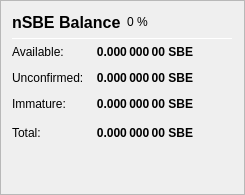
                   <widget class="QFrame" name="frame_ZerocoinBalances">
                    <property name="frameShape">
                     <enum>QFrame::StyledPanel</enum>
                    </property>
                    <property name="frameShadow">
                     <enum>QFrame::Raised</enum>
                    </property>
                    <layout class="QVBoxLayout" name="verticalLayout_7">
                     <item>
                      <layout class="QHBoxLayout" name="horizontalLayout_8" stretch="0,0,0">
                       <item>
                        <widget class="QLabel" name="label_5z_3">
                         <property name="minimumSize">
                          <size>
                           <width>0</width>
                           <height>20</height>
                          </size>
                         </property>
                         <property name="font">
                          <font>
                           <pointsize>12</pointsize>
                           <weight>75</weight>
                           <bold>true</bold>
                          </font>
                         </property>
                         <property name="text">
                          <string>nSBE Balance</string>
                         </property>
                        </widget>
                       </item>
                       <item>
                        <widget class="QLabel" name="labelnSBEPercent">
                         <property name="text">
                          <string notr="true">0 %</string>
                         </property>
                        </widget>
                       </item>
                       <item>
                        <spacer name="horizontalSpacer_11">
                         <property name="orientation">
                          <enum>Qt::Horizontal</enum>
                         </property>
                         <property name="sizeHint" stdset="0">
                          <size>
                           <width>40</width>
                           <height>20</height>
                          </size>
                         </property>
                        </spacer>
                       </item>
                      </layout>
                     </item>
                     <item>
                      <widget class="Line" name="line_ZerocoinBalance">
                       <property name="minimumSize">
                        <size>
                         <width>0</width>
                         <height>1</height>
                        </size>
                       </property>
                       <property name="maximumSize">
                        <size>
                         <width>16777215</width>
                         <height>1</height>
                        </size>
                       </property>
                       <property name="orientation">
                        <enum>Qt::Horizontal</enum>
                       </property>
                      </widget>
                     </item>
                     <item>
                      <layout class="QGridLayout" name="gridLayout_5">
                       <property name="spacing">
                        <number>12</number>
                       </property>
                       <item row="1" column="0">
                        <widget class="QLabel" name="labelzBalanceMatureText">
                         <property name="toolTip">
                          <string>Mature: more than 20 confirmation and more than 1 mint of the same denomination after it was minted.
These nSBE are spendable.</string>
                         </property>
                         <property name="text">
                          <string>Available:</string>
                         </property>
                        </widget>
                       </item>
                       <item row="1" column="1">
                        <widget class="QLabel" name="labelzBalanceMature">
                         <property name="font">
                          <font>
                           <weight>75</weight>
                           <bold>true</bold>
                          </font>
                         </property>
                         <property name="toolTip">
                          <string>Mature: more than 20 confirmation and more than 1 mint of the same denomination after it was minted.
These nSBE are spendable.</string>
                         </property>
                         <property name="text">
                          <string notr="true">0.000 000 00 SBE</string>
                         </property>
                         <property name="alignment">
                          <set>Qt::AlignRight|Qt::AlignTrailing|Qt::AlignVCenter</set>
                         </property>
                        </widget>
                       </item>
                       <item row="2" column="0">
                        <widget class="QLabel" name="labelzBalanceUnconfirmedText">
                         <property name="toolTip">
                          <string>Unconfirmed: less than 20 confirmations
Immature: confirmed, but less than 1 mint of the same denomination after it was minted</string>
                         </property>
                         <property name="text">
                          <string>Unconfirmed:</string>
                         </property>
                        </widget>
                       </item>
                       <item row="2" column="1">
                        <widget class="QLabel" name="labelzBalanceUnconfirmed">
                         <property name="font">
                          <font>
                           <weight>75</weight>
                           <bold>true</bold>
                          </font>
                         </property>
                         <property name="toolTip">
                          <string>Unconfirmed: less than 20 confirmations
Immature: confirmed, but less than 1 mint of the same denomination after it was minted</string>
                         </property>
                         <property name="text">
                          <string notr="true">0.000 000 00 SBE</string>
                         </property>
                         <property name="alignment">
                          <set>Qt::AlignRight|Qt::AlignTrailing|Qt::AlignVCenter</set>
                         </property>
                        </widget>
                       </item>
                       <item row="3" column="0">
                        <widget class="QLabel" name="labelzBalanceImmatureText">
                         <property name="toolTip">
                          <string>Unconfirmed: less than 20 confirmations
Immature: confirmed, but less than 1 mint of the same denomination after it was minted</string>
                         </property>
                         <property name="text">
                          <string>Immature:</string>
                         </property>
                        </widget>
                       </item>
                       <item row="3" column="1">
                        <widget class="QLabel" name="labelzBalanceImmature">
                         <property name="font">
                          <font>
                           <weight>75</weight>
                           <bold>true</bold>
                          </font>
                         </property>
                         <property name="toolTip">
                          <string>Unconfirmed: less than 20 confirmations
Immature: confirmed, but less than 1 mint of the same denomination after it was minted</string>
                         </property>
                         <property name="text">
                          <string notr="true">0.000 000 00 SBE</string>
                         </property>
                         <property name="alignment">
                          <set>Qt::AlignRight|Qt::AlignTrailing|Qt::AlignVCenter</set>
                         </property>
                        </widget>
                       </item>
                       <item row="4" column="0">
                        <widget class="QLabel" name="labelzBalanceText">
                         <property name="toolTip">
                          <string>Your current nSBE balance, unconfirmed and immature nSBE included.</string>
                         </property>
                         <property name="text">
                          <string>Total:</string>
                         </property>
                        </widget>
                       </item>
                       <item row="4" column="1">
                        <widget class="QLabel" name="labelzBalance">
                         <property name="font">
                          <font>
                           <weight>75</weight>
                           <bold>true</bold>
                          </font>
                         </property>
                         <property name="cursor">
                          <cursorShape>IBeamCursor</cursorShape>
                         </property>
                         <property name="toolTip">
                          <string>Your current nSBE balance, unconfirmed and immature nSBE included.</string>
                         </property>
                         <property name="text">
                          <string notr="true">0.000 000 00 SBE</string>
                         </property>
                         <property name="alignment">
                          <set>Qt::AlignRight|Qt::AlignTrailing|Qt::AlignVCenter</set>
                         </property>
                         <property name="textInteractionFlags">
                          <set>Qt::LinksAccessibleByMouse|Qt::TextSelectableByKeyboard|Qt::TextSelectableByMouse</set>
                         </property>
                        </widget>
                       </item>
                       <item row="4" column="2">
                        <spacer name="horizontalSpacer_4">
                         <property name="orientation">
                          <enum>Qt::Horizontal</enum>
                         </property>
                         <property name="sizeHint" stdset="0">
                          <size>
                           <width>40</width>
                           <height>20</height>
                          </size>
                         </property>
                        </spacer>
                       </item>
                      </layout>
                     </item>
                     <item>
                      <spacer name="verticalSpacer_4">
                       <property name="orientation">
                        <enum>Qt::Vertical</enum>
                       </property>
                       <property name="sizeHint" stdset="0">
                        <size>
                         <width>20</width>
                         <height>40</height>
                        </size>
                       </property>
                      </spacer>
                     </item>
                    </layout>
                   </widget>
